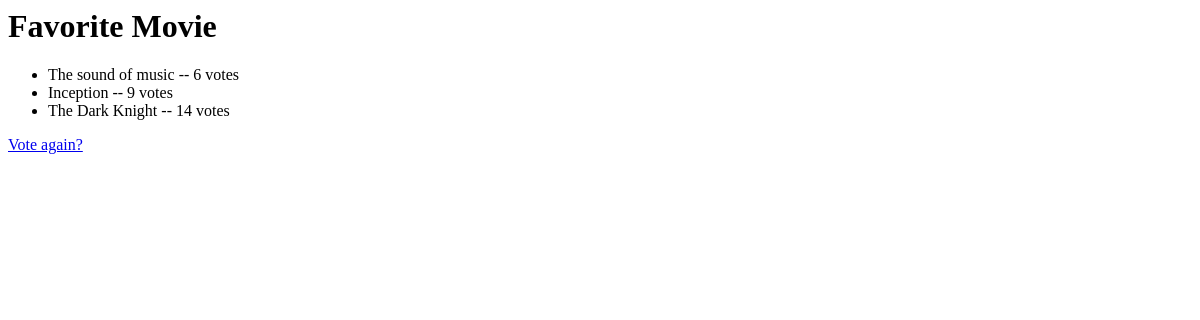
The page /polls/2/results/ on the database as committed earlier.
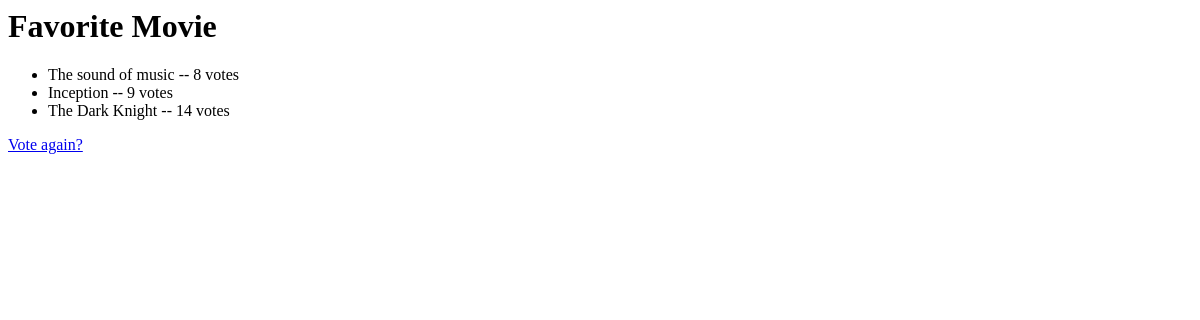
The same page on the database as committed later.
### polls/models.py (models this page shows, shortened)
class Question(models.Model):
    question_text = models.CharField(max_length=200)
    pub_date = models.DateTimeField('date published')
    def was_published_recently(self):
        now = timezone.now()
        return now - datetime.timedelta(days=1) <= self.pub_date <= now
    was_published_recently.admin_order_field = 'pub_date'
    was_published_recently.boolean = True
    was_published_recently.short_description = 'Published Recently?'

class Choice(models.Model):
    question = models.ForeignKey(Question)
    choice_text = models.CharField(max_length=200)
    votes = models.IntegerField(default=0)

### polls/views.py (the view)
# urls.py: url(r'^(?P<pk>[0-9]+)/results/$', views.ResultsView.as_view(), name='results'),
class ResultsView(generic.DetailView):
    model = Question
    template_name = 'polls/results.html'

### polls/templates/polls/results.html
<h1>{{ question.question_text }}</h1>
<ul>
  {% for choice in question.choice_set.all %}
    <li>{{ choice.choice_text }} -- {{ choice.votes }} vote{{ choice.votes|pluralize }}</li>
  {% endfor %}
</ul>
<a href="{% url 'polls:detail' question.id %}">Vote again?</a>

Rows that differ between the two databases and show on the page:
changed Choice "The sound of music": votes "6" → "8"
